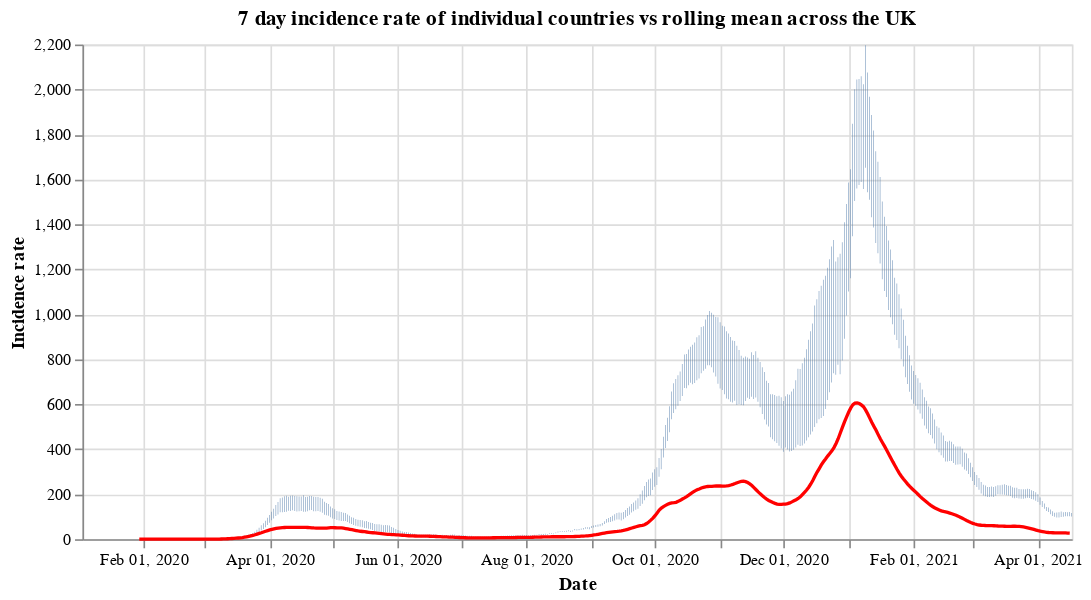

Here is the notebook cell this chart was saved with:
### Code cell
#collapse
countries = uk_cases['areaName'].unique()
countries.sort()

selection = alt.selection_single(
    name='Select',
    fields=['areaName'],
    init={'areaName': 'Wales'},
    bind={'areaName': alt.binding_select(options=countries)}
)

# scatter plot, modify opacity based on selection
bars = alt.Chart(uk_cases).mark_bar().add_selection(
    selection
).encode(
    x=alt.X("yearmonthdate(date):T", axis=alt.Axis(title='Date')),
    y=alt.Y("weeklyCasesRate:Q", axis=alt.Axis(title='Incidence rate')),
    tooltip='weeklyCasesRate:Q',
    opacity=alt.condition(selection, alt.value(1), alt.value(0))
).properties(title=f'7 day incidence rate of individual countries vs rolling mean across the UK', width=600)

line = alt.Chart(overview_cases).mark_line(
    color='red',
    size=2,
).transform_window(
    rolling_mean='mean(weeklyCasesRate)',
    frame=[0, 7]
).encode(
    x='yearmonthdate(date):T',
    y='rolling_mean:Q'
)

alt.layer(bars, line)

### Figure 1 — Vega-Lite specification as saved in the notebook (floating-point values rounded to 4 significant figures; data arrays with more than 128 entries replaced by an {"elided": "..."} marker saying what was removed)
{"config": {"view": {"continuousWidth": 400, "continuousHeight": 300}}, "layer": [{"data": {"name": "data-ec31f407e85bf9ffc22b1067027cd97a"}, "mark": "bar", "encoding": {"opacity": {"condition": {"value": 1, "selection": "Select"}, "value": 0}, "tooltip": {"type": "quantitative", "field": "weeklyCasesRate"}, "x": {"type": "temporal", "axis": {"title": "Date"}, "field": "date", "timeUnit": "yearmonthdate"}, "y": {"type": "quantitative", "axis": {"title": "Incidence rate"}, "field": "weeklyCasesRate"}}, "selection": {"Select": {"type": "single", "fields": ["areaName"], "init": {"areaName": "Wales"}, "bind": {"areaName": {"input": "select", "options": ["England", "Northern Ireland", "Scotland", "Wales"]}}}}, "title": "7 day incidence rate of individual countries vs rolling mean across the UK", "width": 600}, {"data": {"name": "data-c705c65fe4c56fc79eede97be689ee51"}, "mark": {"type": "line", "color": "red", "size": 2}, "encoding": {"x": {"type": "temporal", "field": "date", "timeUnit": "yearmonthdate"}, "y": {"type": "quantitative", "field": "rolling_mean"}}, "transform": [{"window": [{"op": "mean", "field": "weeklyCasesRate", "as": "rolling_mean"}], "frame": [0, 7]}]}], "$schema": "https://vega.github.io/schema/vega-lite/v4.8.1.json", "datasets": {"data-ec31f407e85bf9ffc22b1067027cd97a": {"elided": "1880 records"}, "data-c705c65fe4c56fc79eede97be689ee51": {"elided": "443 records"}}}
